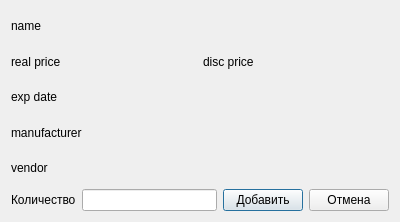
<?xml version="1.0" encoding="UTF-8"?>
<ui version="4.0">
 <class>dlg_addToOrder</class>
 <widget class="QDialog" name="dlg_addToOrder">
  <property name="geometry">
   <rect>
    <x>0</x>
    <y>0</y>
    <width>400</width>
    <height>222</height>
   </rect>
  </property>
  <property name="windowTitle">
   <string>Добавить в заявку</string>
  </property>
  <layout class="QVBoxLayout" name="vLayout_addtr">
   <item>
    <widget class="QLabel" name="lbl_name">
     <property name="text">
      <string>name</string>
     </property>
    </widget>
   </item>
   <item>
    <layout class="QHBoxLayout" name="hLayout_prices">
     <item>
      <widget class="QLabel" name="lbl_realPrice">
       <property name="text">
        <string>real price</string>
       </property>
      </widget>
     </item>
     <item>
      <widget class="QLabel" name="lbl_discPrice">
       <property name="text">
        <string>disc price</string>
       </property>
      </widget>
     </item>
    </layout>
   </item>
   <item>
    <widget class="QLabel" name="lbl_expDate">
     <property name="text">
      <string>exp date</string>
     </property>
    </widget>
   </item>
   <item>
    <widget class="QLabel" name="lbl_manufacturer">
     <property name="text">
      <string>manufacturer</string>
     </property>
    </widget>
   </item>
   <item>
    <widget class="QLabel" name="lbl_vendor">
     <property name="text">
      <string>vendor</string>
     </property>
    </widget>
   </item>
   <item>
    <layout class="QHBoxLayout" name="hLayout_addtr">
     <item>
      <widget class="QLabel" name="lbl_quantity">
       <property name="text">
        <string>Количество</string>
       </property>
      </widget>
     </item>
     <item>
      <widget class="QLineEdit" name="le_quantity"/>
     </item>
     <item>
      <widget class="QPushButton" name="btn_add">
       <property name="text">
        <string>Добавить</string>
       </property>
      </widget>
     </item>
     <item>
      <widget class="QPushButton" name="btn_cancel">
       <property name="text">
        <string>Отмена</string>
       </property>
      </widget>
     </item>
    </layout>
   </item>
  </layout>
 </widget>
 <resources/>
 <connections/>
</ui>
